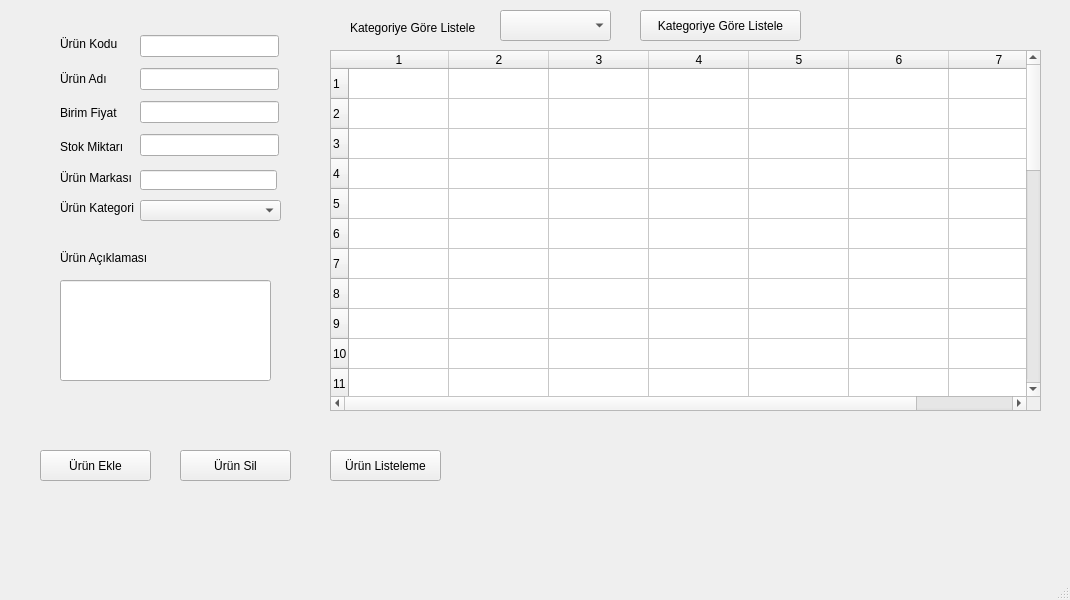
<?xml version="1.0" encoding="UTF-8"?>
<ui version="4.0">
 <class>MainWindow</class>
 <widget class="QMainWindow" name="MainWindow">
  <property name="geometry">
   <rect>
    <x>0</x>
    <y>0</y>
    <width>1070</width>
    <height>600</height>
   </rect>
  </property>
  <property name="windowTitle">
   <string>Market Uygulaması</string>
  </property>
  <widget class="QWidget" name="centralwidget">
   <widget class="QLabel" name="label_5">
    <property name="geometry">
     <rect>
      <x>60</x>
      <y>250</y>
      <width>101</width>
      <height>16</height>
     </rect>
    </property>
    <property name="text">
     <string>Ürün Açıklaması</string>
    </property>
   </widget>
   <widget class="QComboBox" name="cmbkategori">
    <property name="geometry">
     <rect>
      <x>140</x>
      <y>200</y>
      <width>141</width>
      <height>21</height>
     </rect>
    </property>
    <property name="currentIndex">
     <number>0</number>
    </property>
    <item>
     <property name="text">
      <string> </string>
     </property>
    </item>
    <item>
     <property name="text">
      <string>Yiyecek</string>
     </property>
    </item>
    <item>
     <property name="text">
      <string>İçecek</string>
     </property>
    </item>
    <item>
     <property name="text">
      <string>Kozmetik</string>
     </property>
    </item>
    <item>
     <property name="text">
      <string>Mutfak Malzemesi</string>
     </property>
    </item>
    <item>
     <property name="text">
      <string>Kırtasiye</string>
     </property>
    </item>
    <item>
     <property name="text">
      <string>Oyuncak</string>
     </property>
    </item>
   </widget>
   <widget class="QLabel" name="label_6">
    <property name="geometry">
     <rect>
      <x>60</x>
      <y>170</y>
      <width>101</width>
      <height>16</height>
     </rect>
    </property>
    <property name="text">
     <string>Ürün Markası</string>
    </property>
   </widget>
   <widget class="QLabel" name="label_7">
    <property name="geometry">
     <rect>
      <x>60</x>
      <y>200</y>
      <width>101</width>
      <height>16</height>
     </rect>
    </property>
    <property name="text">
     <string>Ürün Kategori</string>
    </property>
   </widget>
   <widget class="QLineEdit" name="lnedesc">
    <property name="geometry">
     <rect>
      <x>60</x>
      <y>280</y>
      <width>211</width>
      <height>101</height>
     </rect>
    </property>
   </widget>
   <widget class="QTableWidget" name="tbllist">
    <property name="geometry">
     <rect>
      <x>330</x>
      <y>50</y>
      <width>711</width>
      <height>361</height>
     </rect>
    </property>
    <property name="rowCount">
     <number>30</number>
    </property>
    <property name="columnCount">
     <number>7</number>
    </property>
    <row/>
    <row/>
    <row/>
    <row/>
    <row/>
    <row/>
    <row/>
    <row/>
    <row/>
    <row/>
    <row/>
    <row/>
    <row/>
    <row/>
    <row/>
    <row/>
    <row/>
    <row/>
    <row/>
    <row/>
    <row/>
    <row/>
    <row/>
    <row/>
    <row/>
    <row/>
    <row/>
    <row/>
    <row/>
    <row/>
    <column/>
    <column/>
    <column/>
    <column/>
    <column/>
    <column/>
    <column/>
   </widget>
   <widget class="QLabel" name="label_8">
    <property name="geometry">
     <rect>
      <x>350</x>
      <y>20</y>
      <width>141</width>
      <height>16</height>
     </rect>
    </property>
    <property name="text">
     <string>Kategoriye Göre Listele</string>
    </property>
   </widget>
   <widget class="QComboBox" name="cmblist">
    <property name="geometry">
     <rect>
      <x>500</x>
      <y>10</y>
      <width>111</width>
      <height>31</height>
     </rect>
    </property>
    <property name="currentIndex">
     <number>0</number>
    </property>
    <item>
     <property name="text">
      <string> </string>
     </property>
    </item>
    <item>
     <property name="text">
      <string>Yiyecek</string>
     </property>
    </item>
    <item>
     <property name="text">
      <string>İçecek</string>
     </property>
    </item>
    <item>
     <property name="text">
      <string>Kozmetik</string>
     </property>
    </item>
    <item>
     <property name="text">
      <string>Mutfak Malzemesi</string>
     </property>
    </item>
    <item>
     <property name="text">
      <string>Kırtasiye</string>
     </property>
    </item>
    <item>
     <property name="text">
      <string>Oyuncak</string>
     </property>
    </item>
   </widget>
   <widget class="QPushButton" name="btnlistele">
    <property name="geometry">
     <rect>
      <x>640</x>
      <y>10</y>
      <width>161</width>
      <height>31</height>
     </rect>
    </property>
    <property name="text">
     <string>Kategoriye Göre Listele</string>
    </property>
   </widget>
   <widget class="QPushButton" name="btnekle">
    <property name="geometry">
     <rect>
      <x>40</x>
      <y>450</y>
      <width>111</width>
      <height>31</height>
     </rect>
    </property>
    <property name="text">
     <string>Ürün Ekle</string>
    </property>
   </widget>
   <widget class="QPushButton" name="btnsil">
    <property name="geometry">
     <rect>
      <x>180</x>
      <y>450</y>
      <width>111</width>
      <height>31</height>
     </rect>
    </property>
    <property name="text">
     <string>Ürün Sil</string>
    </property>
   </widget>
   <widget class="QPushButton" name="btnlist">
    <property name="geometry">
     <rect>
      <x>330</x>
      <y>450</y>
      <width>111</width>
      <height>31</height>
     </rect>
    </property>
    <property name="text">
     <string>Ürün Listeleme</string>
    </property>
   </widget>
   <widget class="QWidget" name="layoutWidget">
    <property name="geometry">
     <rect>
      <x>60</x>
      <y>30</y>
      <width>69</width>
      <height>131</height>
     </rect>
    </property>
    <layout class="QVBoxLayout" name="verticalLayout">
     <item>
      <widget class="QLabel" name="label">
       <property name="text">
        <string>Ürün Kodu</string>
       </property>
      </widget>
     </item>
     <item>
      <widget class="QLabel" name="label_2">
       <property name="text">
        <string>Ürün Adı</string>
       </property>
      </widget>
     </item>
     <item>
      <widget class="QLabel" name="label_3">
       <property name="text">
        <string>Birim Fiyat</string>
       </property>
      </widget>
     </item>
     <item>
      <widget class="QLabel" name="label_4">
       <property name="text">
        <string>Stok Miktarı</string>
       </property>
      </widget>
     </item>
    </layout>
   </widget>
   <widget class="QWidget" name="layoutWidget">
    <property name="geometry">
     <rect>
      <x>140</x>
      <y>30</y>
      <width>139</width>
      <height>131</height>
     </rect>
    </property>
    <layout class="QVBoxLayout" name="verticalLayout_2">
     <item>
      <widget class="QLineEdit" name="lnekod"/>
     </item>
     <item>
      <widget class="QLineEdit" name="lnead"/>
     </item>
     <item>
      <widget class="QLineEdit" name="lnefiyat"/>
     </item>
     <item>
      <widget class="QLineEdit" name="flnestok"/>
     </item>
    </layout>
   </widget>
   <widget class="QLineEdit" name="lnemarka">
    <property name="geometry">
     <rect>
      <x>140</x>
      <y>170</y>
      <width>137</width>
      <height>20</height>
     </rect>
    </property>
   </widget>
  </widget>
  <widget class="QMenuBar" name="menubar">
   <property name="geometry">
    <rect>
     <x>0</x>
     <y>0</y>
     <width>1070</width>
     <height>21</height>
    </rect>
   </property>
  </widget>
  <widget class="QStatusBar" name="statusbar"/>
 </widget>
 <resources/>
 <connections/>
</ui>
